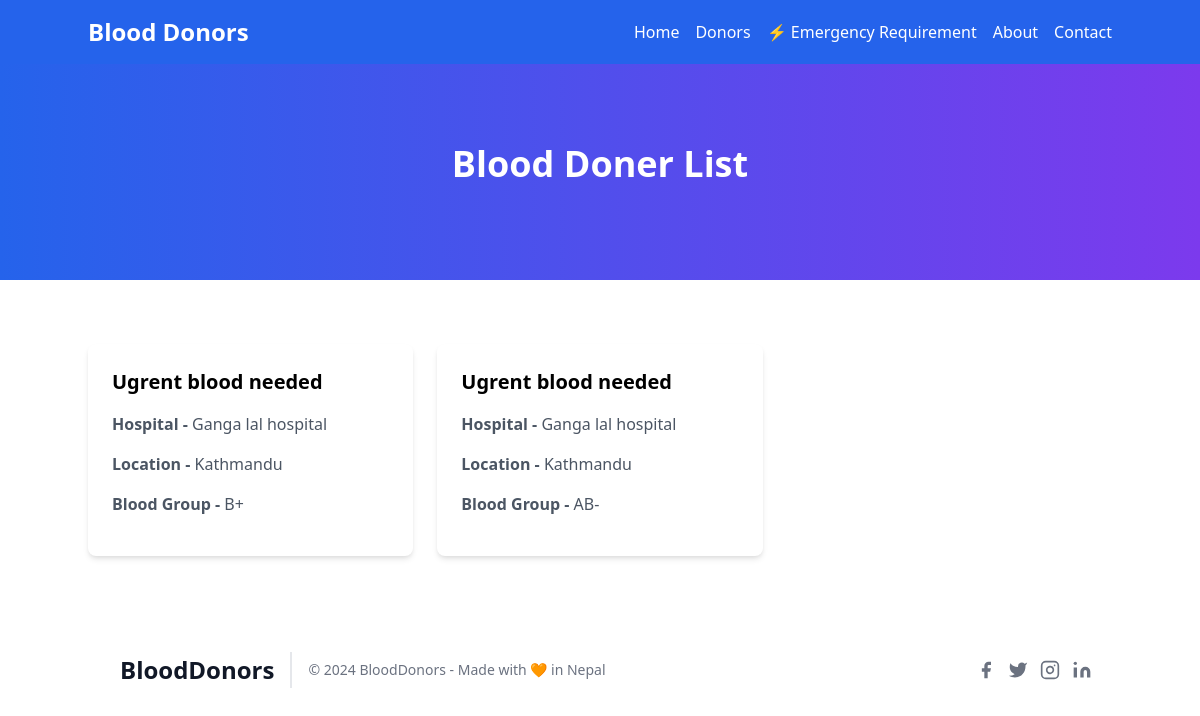
/doners/, run on an earlier commit of the app's database.
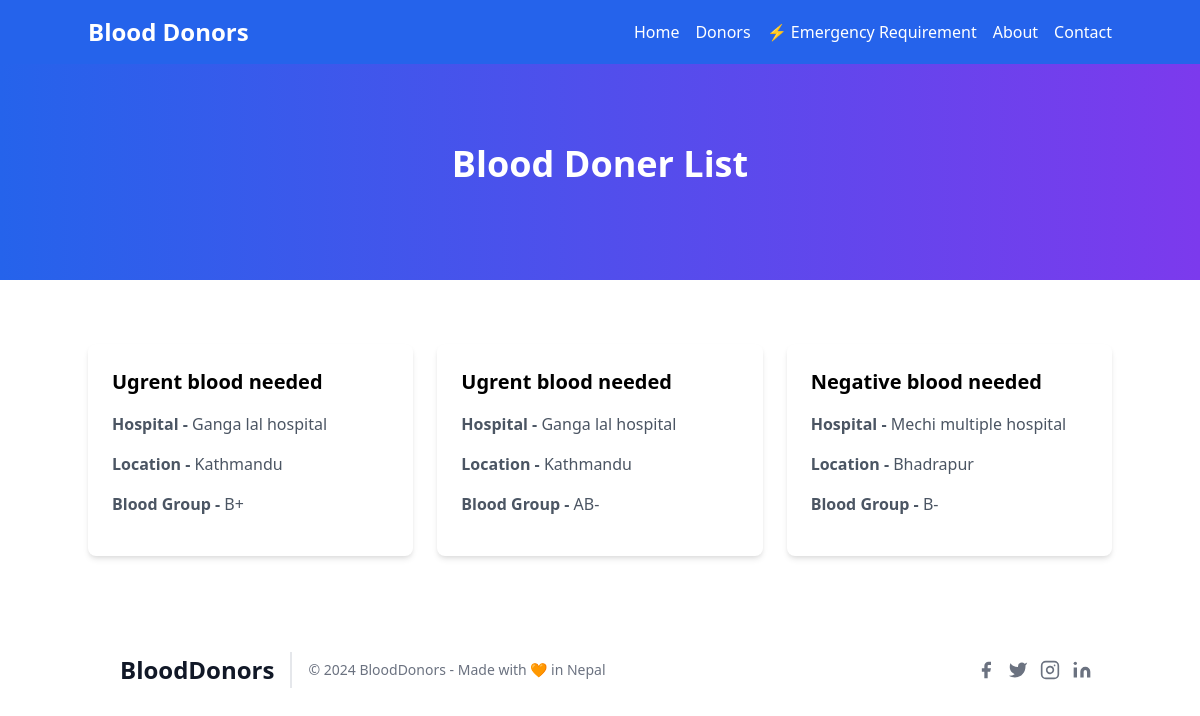
And on a later commit of the database.
### myapp/models.py (models this page shows, shortened)
class BloodReq(models.Model):
    title = models.CharField(max_length = 50)
    bloodChoice = (
        ('A+', 'A+'),
        ('A-', 'A-'),
        ('B+', 'B+'),
        ('B-', 'B-'),
        ('AB+', 'AB+'),
        ('AB-', 'AB-'),
        ('O+', 'O+'),
        ('O-', 'O-'),
    )
    bloodGroup = models.CharField(choices=bloodChoice, max_length = 10)
    hospitalName = models.CharField(max_length = 50)
    location = models.CharField(max_length = 50)
    date = models.DateField()

### myapp/views.py (the view)
# urls.py: path('doners/', BloodReqView)
def BloodReqView(req):
    doner = BloodReq.objects.filter()
    data = {
        "doners": doner,
    }
    return render(req, "doners.html", data)

### templates/doners.html (shortened to what the changed rows need)
<!DOCTYPE html>
<html lang="en">
<head>
    <link href="https://cdnjs.cloudflare.com/ajax/libs/font-awesome/6.0.0-beta3/css/all.min.css" rel="stylesheet">
    <link href="https://cdn.jsdelivr.net/npm/tailwindcss@2.2.19/dist/tailwind.min.css" rel="stylesheet">
</head>
<body class="h-screen">
    <section class="bg-gradient-to-r from-blue-600 to-purple-600 text-white py-20">
      <div class="container mx-auto text-center">
          <h1 class="text-4xl font-semibold mb-4">Blood Doner List</h1>
      </div>
  </section>
    <section class="py-16">
        <div class="container mx-auto">
            <div class="grid grid-cols-1 md:grid-cols-2 lg:grid-cols-3 gap-6">
              {% for Doner in doners%}
                <div class="bg-white shadow-md rounded-lg p-6 flex flex-col">
                    <h3 class="text-xl font-semibold mb-4">{{Doner.title}}</h3>
                    <p class="text-gray-600 mb-4"> <b>Hospital -</b> {{Doner.hospitalName}}</p>
                    <p class="text-gray-600 mb-4"><b>Location -</b> {{Doner.location}}</p>
                    <p class="text-gray-600 mb-4"><b>Blood Group - </b>
                       {{Doner.bloodGroup}}
                    </p>
                </div>
                {% endfor %}
            </div>
        </div>
    </section>
</body>
</html>

What changed in the data, as far as the page shows it:
added BloodReq: title "Negative blood needed", hospitalName "Mechi multiple hospital", location "Bhadrapur", bloodGroup "B-"
